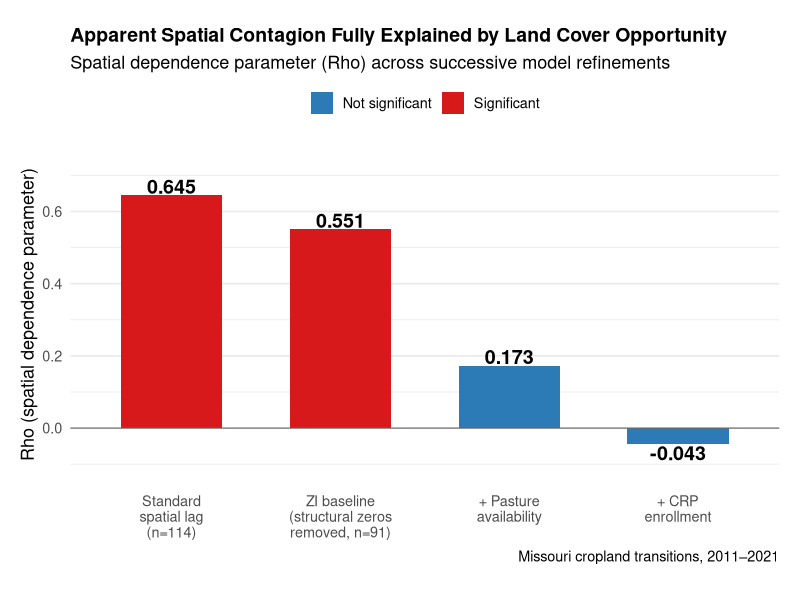
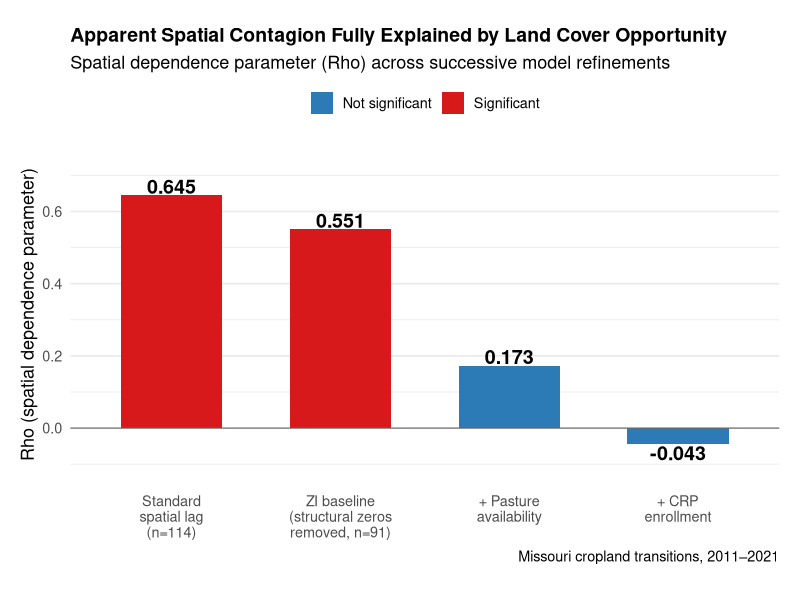

Write R code to recreate these figures, in order.
# ── RHO PROGRESSION CHART FOR README ─────────────────────────────────────────
# Visualizes how spatial dependence (Rho) declines as the model correctly
# accounts for structural zeros and land cover opportunity variables

library(ggplot2)

rho_progression <- data.frame(
  step = factor(
    c("Standard\nspatial lag\n(n=114)",
      "ZI baseline\n(structural zeros\nremoved, n=91)",
      "+ Pasture\navailability",
      "+ CRP\nenrollment"),
    levels = c("Standard\nspatial lag\n(n=114)",
               "ZI baseline\n(structural zeros\nremoved, n=91)",
               "+ Pasture\navailability",
               "+ CRP\nenrollment")
  ),
  rho = c(0.645, 0.551, 0.173, -0.043),
  significant = c("Significant", "Significant", "Not significant", "Not significant")
)

ggplot(rho_progression, aes(x = step, y = rho, fill = significant)) +
  geom_col(width = 0.6) +
  geom_hline(yintercept = 0, color = "grey40", linewidth = 0.4) +
  geom_text(aes(label = sprintf("%.3f", rho),
                y = ifelse(rho >= 0, rho + 0.025, rho - 0.025)),
            size = 5, fontface = "bold") +
  scale_fill_manual(
    values = c("Significant" = "#d7191c", "Not significant" = "#2c7bb6"),
    name = NULL
  ) +
  scale_y_continuous(limits = c(-0.12, 0.75), 
                     breaks = seq(0, 0.6, 0.2)) +
  labs(
    title = "Apparent Spatial Contagion Fully Explained by Land Cover Opportunity",
    subtitle = "Spatial dependence parameter (Rho) across successive model refinements",
    x = NULL,
    y = "Rho (spatial dependence parameter)",
    caption = "Missouri cropland transitions, 2011–2021"
  ) +
  theme_minimal(base_size = 13) +
  theme(
    legend.position = "top",
    panel.grid.major.x = element_blank(),
    plot.title = element_text(face = "bold", size = 14),
    plot.margin = margin(t = 20, r = 15, b = 25, l = 15)
  )

ggsave("outputs/chart_rho_progression.png",
       width = 9, height = 6.5, dpi = 300)
